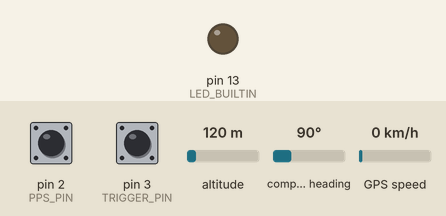
Recording of a program running on a simulated Arduino Nano Every. Parts: output pins drawn as LEDs (lit = HIGH). The test bench sets the inputs (shaded band); at power-on: pin 2 (PPS_PIN) HIGH, pin 3 (TRIGGER_PIN) HIGH, altitude 120 m, compass heading 90°, GPS speed 0 km/h. The GPS gets a fix after 3 s at 37.7749, -122.4194 with 8 satellites; what the program prints to the serial monitor is not drawn.

Above: at 1.2 s.
1.3 s: pin 2 (PPS_PIN) pulled LOW for 0.15 s
At 2.4 s:
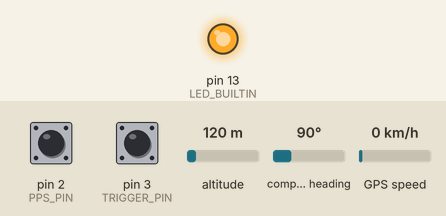
2.9 s: pin 2 (PPS_PIN) pulled LOW for 1 s
At 4.9 s:
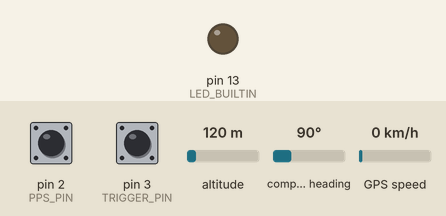
5.4 s: pin 2 (PPS_PIN) pulled LOW for 3.2 s
At 9.6 s:
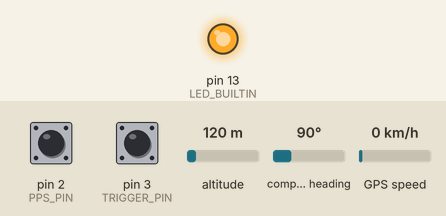
Timing chart, 0 to 11.1 s (numbered marks = the images above; inputs shaded):
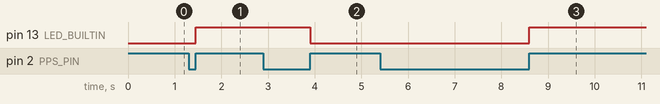

The program:

main.cpp
```cpp
#include <TinyGPSPlus.h>
#include <TimeLib.h>
#include "main.hpp"

unsigned long ppsTime = millis();       // millisecond on pps pulse
TinyGPSPlus gps;
#ifdef GPSHWSERIAL
HardwareSerial& SerialGPS = Serial1;    // Serial port connected to GPS
#else
#include <SoftwareSerial.h>
SoftwareSerial SerialGPS(SWRXPIN, SWTXPIN);  // Soft serial port connected to GPS
#endif
HardwareSerial& Console = Serial;       // Serial port to computer

void setup(void){
  Console.begin(CONSOLE_BAUD);
  SerialGPS.begin(GNSS_BAUD);
  pinMode(LED_BUILTIN, OUTPUT);
  pinMode(PPS_PIN, INPUT_PULLUP);
  pinMode(TRIGGER_PIN, INPUT_PULLUP);
  attachInterrupt(digitalPinToInterrupt(PPS_PIN), ppsEvent, PPS_MODE);
  attachInterrupt(digitalPinToInterrupt(TRIGGER_PIN), triggerEvent, TRIGGER_MODE);
}

void loop(void){
  // print timestamp if serial data is received
  if(Console.available() > 0){
    printTimestamp();
    while (Console.available()) Console.read();
  }
#ifdef DEBUG
  char str[64];
  sprintf(str, "Valid: %1d, Sats: %02d", gps.satellites.isValid(), gps.satellites.value());
  Console.println(str);
  printTimestamp();
  smartDelay(1000);
#else
  smartDelay(0);
#endif
}

// This custom version of delay() ensures that the gps object is being "fed".
static void smartDelay(unsigned long ms){
  unsigned long start = millis();
  do {
    while (SerialGPS.available())
      gps.encode(SerialGPS.read());
  } while (millis() - start < ms);
}

// print time in ISO 8601 format
// YYYY-MM-DDTHH:MM:SS.fff
void printTimestamp(void){
  char ts[64];
  noInterrupts();
  sprintf(ts, "%04d-%02d-%02dT%02d:%02d:%02d.%03lu", year(), month(), day(), hour(), minute(), second(), (millis() - ppsTime) % 1000);
  interrupts();
  Serial.println(ts);
}

void ppsEvent(void){
  ppsTime = millis();
  if(gps.time.isUpdated()){
#ifdef PPS_AFTER
    setTime(gps.time.hour(), gps.time.minute(), gps.time.second(), gps.date.day(), gps.date.month(), gps.date.year());
#else
    setTime(gps.time.hour(), gps.time.minute(), (gps.time.second() + 1) % 60, gps.date.day(), gps.date.month(), gps.date.year());
#endif
  digitalWrite(LED_BUILTIN, !digitalRead(LED_BUILTIN));
  }
}

void triggerEvent(){
  printTimestamp();
}
```

main.hpp
```cpp
#ifndef MAIN_HPP
#define MAIN_HPP

// enable console debugging, will print some debug messages
//#define DEBUG

// enable if PPS pulse is after the time message, else it will add +1s
//#define PPS_AFTER

// pins that does not need to be defined
// TX: 0
// RX: 1

#ifndef GNSS_BAUD
#define GNSS_BAUD 9600                  // default baud rate from/to GNSS module: 4800 or 9600
#endif

#ifndef CONSOLE_BAUD
#define CONSOLE_BAUD 115200             // default baud rate from/to host computer
#endif

#ifndef LED_BUILTIN
#define LED_BUILTIN 13                  // default LED pin
#endif

#ifndef PPS_PIN
#define PPS_PIN 2                       // default PPS input pin
#endif

#ifndef PPS_MODE
#define PPS_MODE RISING                 // default PPS mode: RISING/FALLING
#endif

#ifndef TRIGGER_PIN
#define TRIGGER_PIN 3                   // default Trigger input pin
#endif

#ifndef TRIGGER_MODE
#define TRIGGER_MODE FALLING            // default trigger mode: RISING/FALLING
#endif

#ifndef SWTXPIN
#define SWTXPIN 4                       // default TX pin for SoftwareSerial (if used)
#endif                                  // will use pin 0 if HardwareSerial

#ifndef SWRXPIN
#define SWRXPIN 5                       // default RX pin for SoftwareSerial (if used)
#endif                                  // will use pin 1 if HardwareSerial

static void smartDelay(unsigned long ms);
void printTimestamp(void);
void ppsEvent(void);
void triggerEvent();
void setup(void);
void loop(void);
#endif
```

Measured:
- after the input at 1.3 s, pin 13 (LED_BUILTIN): LOW → HIGH after 0.15 s
- after the input at 2.9 s, pin 13 (LED_BUILTIN): HIGH → LOW after 1.0 s
- after the input at 5.4 s, pin 13 (LED_BUILTIN): LOW → HIGH after 3.2 s
